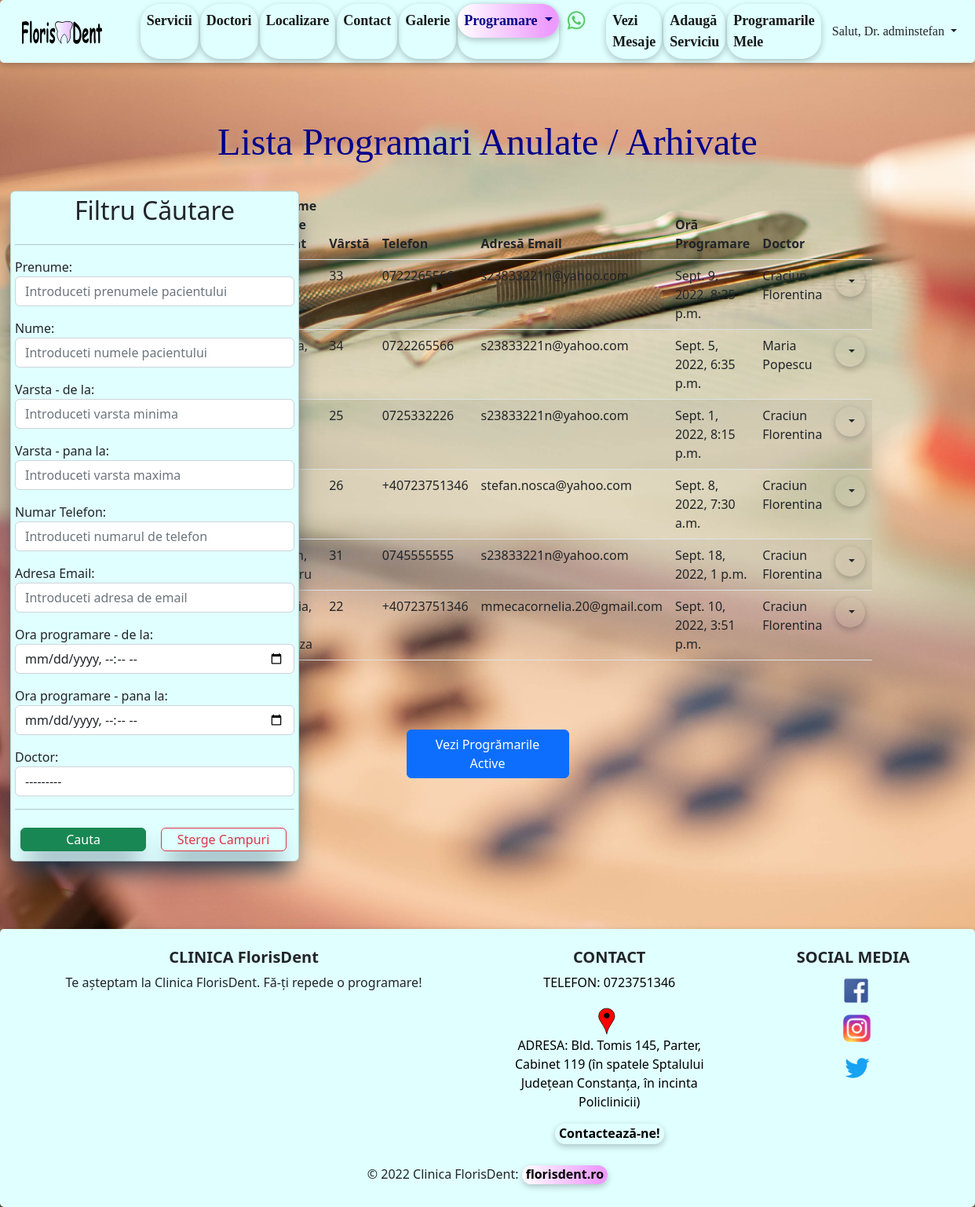
The app's page /list_of_programari_anulate/ (signed in), older data.
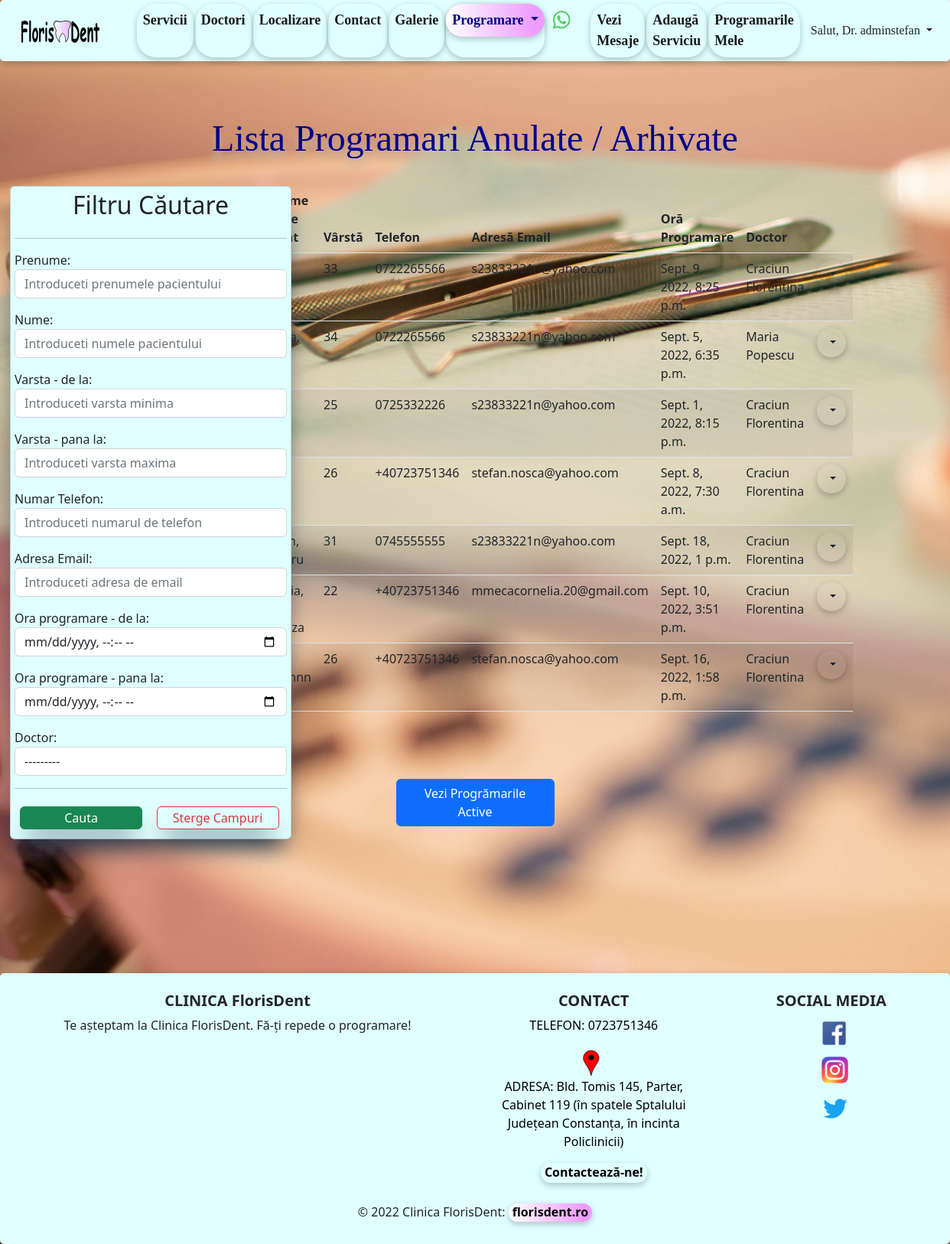
The same page, newer data.
### programari/models.py (models this page shows, shortened)
class Programari(models.Model):
    prenume = models.CharField(max_length=30)
    nume = models.CharField(max_length=30)
    varsta = models.IntegerField()
    numar_telefon = models.CharField(blank=True, max_length=20)
    email = models.EmailField(blank=True, max_length=50)
    ora_programare = models.DateTimeField()
    doctor = models.ForeignKey(Doctor, on_delete=models.CASCADE, null=True)
    active = models.BooleanField(default=True)
    created_at = models.DateTimeField(auto_now_add=True)
    updated_at = models.DateTimeField(auto_now=True)

### doctori/models.py (models this page shows)
class Doctor(models.Model):
    nume_doctor = models.CharField(max_length=40)
    specializare = models.CharField(max_length=50)
    experienta = models.IntegerField()
    email = models.EmailField(blank=True, max_length=50)
    descriere = models.TextField(blank=True, max_length=300)
    varsta = models.IntegerField()
    image = models.ImageField(upload_to='images/doctori/', null=True, blank=True)
    active = models.BooleanField(default=True)
    created_at = models.DateTimeField(default=datetime.now)
    updated_at = models.DateTimeField(auto_now=True)
    def __str__(self):
        return f'{self.nume_doctor}'

### programari/views.py (the view)
# urls.py: path('list_of_programari_anulate/', views.ProgramareListViewAnulate.as_view(), name='list-of-programari-anulate'),
class ProgramareListViewAnulate(LoginRequiredMixin, ListView):
    template_name = 'programari/list_of_programari_anulate.html'
    model = Programari
    context_object_name = 'all_programari_anulate'
    def get_context_data(self, **kwargs):
        data = super(ProgramareListViewAnulate, self).get_context_data(**kwargs)
        all_programari_anulate = Programari.objects.filter(active=False)
        data['programari_anulate'] = all_programari_anulate
        my_filter_ = ProgramariFilters(self.request.GET, queryset=all_programari_anulate)
        data['all_programari_anulate'] = my_filter_.qs
        data['my_filter_anulate'] = my_filter_
        return data

### templates/programari/list_of_programari_anulate.html (shortened to what this page needs)
{% extends 'base.html' %}
{% block content %}
    <h2 class="my_header text-center">Lista Programari Anulate / Arhivate</h2>
    <br>
    <div class="container-fluid">
        <div class="row">
            <div class="col-md-3">
                <div class="card"
                     style="width: 23rem; position: fixed; box-shadow: rgb(38, 57, 77) 0px 20px 30px -10px; padding: 5px; margin: 1px; background-color: lightcyan">
                    <h2 class="my-h text-center">Filtru Căutare</h2>
                    <hr>
                    <form class="my-h" method="get">
                        {{ my_filter_anulate.form.as_p }}
                        <hr>
                        <button type="submit" class="btn btn-success"
                                style="width: 10rem; box-shadow: rgb(38, 57, 77) 0px 20px 30px -10px; padding:2px; margin: 2%;">
                            Cauta
                        </button>
                        <a href="{% url 'list-of-programari' %}" class="btn btn-outline-danger"
                           style="width: 10rem; box-shadow: rgb(38, 57, 77) 0px 20px 30px -10px; padding:2px; margin: 2%;">
                            Sterge Campuri</a>
                    </form>
                </div>
            </div>
            <div class="col-md-6">
                <table class="table table-striped table-hover">
                    <thead>
                    <tr>
                        <th>Prenume / Nume Pacient</th>
                        <th>Vârstă</th>
                        <th>Telefon</th>
                        <th>Adresă Email</th>
                        <th>Oră Programare</th>
                        <th>Doctor</th>
                        <th></th>
                    </tr>
                    </thead>
                    <tbody>
                    {% for programari in all_programari_anulate %}
                        <tr>
                            <td>{{ programari.prenume }}, {{ programari.nume }}</td>
                            <td>{{ programari.varsta }}</td>
                            <td>{{ programari.numar_telefon }}</td>
                            <td>{{ programari.email }}</td>
                            <td>{{ programari.ora_programare }}</td>
                            <td>{{ programari.doctor }}</td>
                            <td>
                                <li class="nav-item dropdown" style="list-style-type: none">
                                    <button class="btn dropdown-toggle" id="navbarDropdown"
                                            role="button"
                                            data-bs-toggle="dropdown" aria-expanded="false">
                                    </button>
                                </li>
                            </td>
                        </tr>
                    {% endfor %}
                    </tbody>
                </table>
            </div>
        </div>
    </div>
    <br><br><br>
    <div class="d-grid gap-2 col-2 mx-auto">
        <a href="{% url 'list-of-programari' %}" class="btn btn-primary" type="button">Vezi Progrămarile Active</a>
    </div>
{% endblock %}

### templates/base.html (shortened to what this page needs)
{% load static %}
<!DOCTYPE html>
<html lang="en">
<head>
    <link href="{% static 'static/css/bootstrap.min.css' %}" rel="stylesheet">
    <link rel="stylesheet" href="{% static 'css/main.css' %}">
</head>
<body class="base_body">
{% include 'navbar.html' %}
<br><br><br>
{% block content %}{% endblock %}
<br><br><br><br><br><br><br><br>
</body>
{% include 'footer.html' %}
</html>

### templates/navbar.html (shortened to what this page needs)
{% load static %}
<nav class="navbar navbar-expand-lg" style="background-color: #e0ffff; height: 80px">
    <div class="container-fluid">
        <a id="navbar-brand" class="navbar-brand" href="{% url 'home' %}" title="Prima Pagina FlorisDent">
            <img src="{% static 'images/florisdent_logo.svg' %}"
                 style="height: 2rem;">
        </a>
    <br>
        <div class="collapse navbar-collapse" id="navbarSupportedContent">
            <ul class="navbar-nav me-auto mb-2 mb-lg-0">
                <li class="nav-item">
                    <a class="nav-link active" aria-current="page" href="{% url 'list-preturi' %}"
                       title="Vezi serviciile noastre!">Servicii</a>
                </li>
                <li class="nav-item">
                    <a class="nav-link active" aria-current="page" href="{% url 'list-of-doctori' %}"
                       title="Vezi doctorii nostri!">Doctori</a>
                </li>
                <li class="nav-item d-flex">
                    <a class="nav-link active" aria-current="page" href="{% url 'locatie' %}"
                       title="Vezi unde ne gasesti in Constanta">Localizare
                    </a>
                </li>
                <li class="nav-item d-flex">
                    <a class="nav-link active" aria-current="page" href="{% url 'create-mesaj' %}"
                       title="Contacteaza-ne!">Contact
                    </a>
                </li>
                <li class="nav-item d-flex">
                    <a class="nav-link active" aria-current="page" href="{% url 'galerie' %}"
                       title="Contacteaza-ne!">Galerie
                    </a>
                </li>
                <li class="nav-item dropdown">
                    <a class="nav-link dropdown-toggle" href="#" role="button" data-bs-toggle="dropdown"
                       aria-expanded="false" title="Fa o programare!" style="color: darkblue; box-shadow: rgba(0, 0, 0, 0.24) 0px 3px 8px;
                        border-radius: 25px; background: rgb(252,252,252); background: linear-gradient(90deg, rgba(255,255,255,1) 0%, rgba(237,155,255,1) 90%);">
                        Programare
                    </a>
                </li>
                <a class="navbar-brand"
                   href="https://api.whatsapp.com/send?phone=+40736407327&text=Buna ziua, as dori o programare, ma puteti ajuta?"
                   title="Contacteaza-ne prin WhatsApp">
                    <img src="{% static 'images/wapp.png' %}" style="height: 25px; padding-top: 1px">
                </a>
                {% if user.is_authenticated %}
                    <li class="nav-item">
                        <a class="nav-link active" aria-current="page" href="{% url 'list-of-mesaje' %}"
                           title="Vezi preturile clinicii!">Vezi Mesaje</a>
                    </li>
                    <li class="nav-item">
                        <a class="nav-link active" aria-current="page" href="{% url 'create-preturi' %}"
                           title="Vezi preturile clinicii!">Adaugă Serviciu</a>
                    </li>
                    <li class="nav-item">
                        <a class="nav-link active" aria-current="page" href="{% url 'list-of-programari' %}"
                           title="Vezi preturile clinicii!">Programarile Mele</a>
                    </li>
                {% endif %}
            </ul>
            {% if user.is_authenticated %}
                <div class="dropdown">
                    <button class="btn b_user dropdown-toggle" type="button" data-bs-toggle="dropdown"
                            aria-expanded="false">
                        Salut, Dr. {{ user }}
                    </button>
                </div>
            {% endif %}
        </div>
    </div>
</nav>

### templates/footer.html (shortened to what this page needs)
{% load static %}
<footer class="page-footer font-medium blue pt-4"
        style="position: static; width:100%; height: auto; padding-bottom: 0px; background-color: #e0ffff; height: 100%">
    <div class="container-fluid text-center text-md-left" style=" background-color: #e0ffff; height: 80px">
        <div class="row">
            <div class="col-md-6 mt-md-0 mt-3">
                <h5 class="text" style="font-weight: bold;">CLINICA FlorisDent</h5>
                <p>Te așteptam la Clinica FlorisDent.
                    Fă-ți repede o programare!</p>
            </div>
            <div class="col-md-3 mb-md-0 mb-3">
                <h5 class="text-uppercase" style="font-weight: bold;">Contact</h5>
                <ul class="list-unstyled">
                    <li>
                        <p href="" style="text-decoration: none; color: black"> TELEFON: 0723751346</p>
                    </li>
                    <li>
                        <a class="footer-brand" href="{% url 'locatie' %}" title="Vezi pe harta!">
                            <img src="{% static 'images/pin_maps.svg' %}" height="40"></a>
                    </li>
                    <li>
                        <p style="text-decoration: none; color: black">ADRESA: Bld. Tomis 145, Parter, Cabinet 119
                            (în spatele Sptalului Județean Constanța, în incinta Policlinicii)
                        </p>
                    </li>
                    <li>
                        <a type="button" class="footer-brand" href="{% url 'create-mesaj' %}" title="Scrie-ne!"
                           style="font-weight: bold; box-shadow: rgba(0, 0, 0, 0.24) 0px 3px 8px; color: black;
        text-decoration: none; border-radius: 25px; padding-right: 5px; padding-left: 5px; padding-bottom: 2px;
        background: #e0ffff;">
                            Contactează-ne!</a>
                    </li>
                </ul>
            </div>
            <div class="col-md-3 mb-md-0 mb-3">
                <h5 class="text-uppercase" style="font-weight: bold;">Social Media</h5>
                <ul class="list-unstyled">
                    <li>
                        <a class="footer-brand" href="https://www.facebook.com" title="Mergi pe pagina de Facebook">
                            <img src="{% static 'images/fbsvg.jpg' %}" height="40" style="padding-top: 5px">
                        </a>
                    </li>
                    <li>
                        <a class="footer-brand" href="https://www.instagram.com" title="Mergi pe pagina de Instagram">
                            <img src="{% static 'images/insta.png' %}" height="40"
                                 style=" padding-left: 10px; margin: 8px; padding-top: 5px">
                        </a>
                    </li>
                    <li>
                        <a class="footer-brand" href="https://www.twitter.com" title="Mergi pe pagina de Twitter">
                            <img src="{% static 'images/tweeter.png' %}" height="70"
                                 style=" padding-left: 11px; padding-bottom: 20px;">
                        </a>
                    </li>
                </ul>
            </div>
        </div>
    </div>
    <br><br><br><br>
    <div class="footer-copyright text-center gy-3"
         style=" background-color: #e0ffff; height: 130px; padding-top: 100px">©
        2022 Clinica
        FlorisDent:
        <a class="site-address" href="https:\\florisdent.ro" style="font-weight: bold; box-shadow: rgba(0, 0, 0, 0.24) 0px 3px 8px; color: black;
        text-decoration: none; border-radius: 25px; padding-right: 5px; padding-left: 5px; padding-bottom: 2px;
        background: rgb(252,252,252); background:
        linear-gradient(90deg, rgba(255,255,255,1) 0%, rgba(237,155,255,1) 90%);">florisdent.ro</a>
    </div>
    <br>
</footer>

### static/css/main.css (style rules this page uses)
.my_header { color: #00008b; font-size: xxx-large; font-family: Inder, Verdana, Paytone One; text-shadow: 0 11px 8px #c4b59d; }
.nav-link { font-size: large; }

### templates/navbar.html (style rules this page uses)
#navbar-brand { margin: 1rem; margin-right: 3rem; }
.navbar { border-radius: 5px; box-shadow: rgba(0, 0, 0, 0.24) 0px 3px 8px; }
.nav-item { font-weight: bold; font-family: "Microsoft Sans Serif"; margin: 1px; box-shadow: rgba(0, 0, 0, 0.24) 0px 3px 8px; color: black; border-radius: 25px; }
.b_user { border-radius: 25px; font-family: "Microsoft Sans Serif"; }

### templates/footer.html (style rules this page uses)
.page-footer { border-radius: 5px; box-shadow: rgba(0, 0, 0, 0.24) 0px 3px 8px; }

Row changes from the older to the newer data that the page shows:
now on this page (row edited): Programari: varsta "26", numar_telefon "+40723751346", email "stefan.nosca@yahoo.com", ora_programare "Sept. 16, 2022, 1:58 p.m.", doctor "Craciun Florentina"
